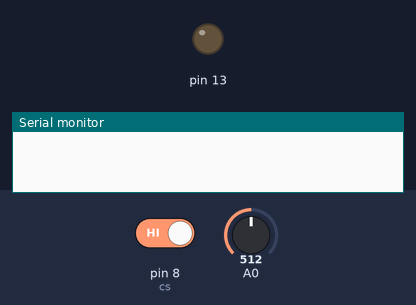
Bench run of a sketch on a simulated Arduino Uno, built with avr-gcc and run on an emulated ATmega328P. On the bench: output pins drawn as LEDs (lit = HIGH), the last lines printed to the serial monitor. The inputs (shaded band) are chosen by the test bench; at power-on: pin 8 (cs) HIGH, A0 = 512.

Above: at 1.2 s.
1.3 s: pin 8 (cs) driven LOW
At 2.3 s:
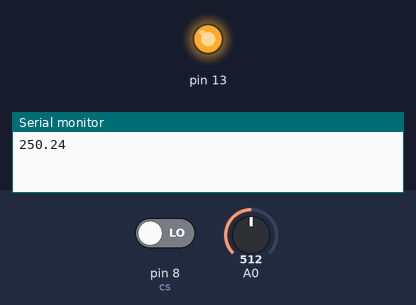
2.8 s: pin 8 (cs) driven HIGH
At 3.2 s:
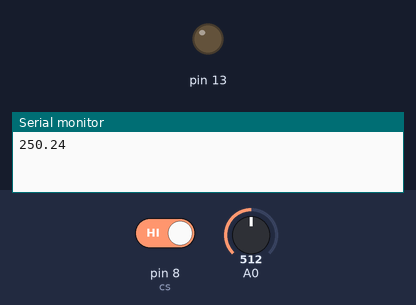
Timing chart, 0 to 5.8 s (numbered marks = the images above; inputs shaded):
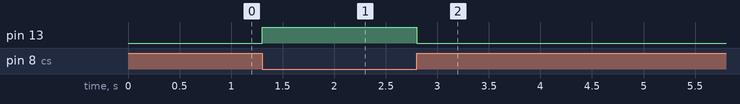

Measured:
- after the input at 1.3 s, pin 13: LOW → HIGH at once
- after the input at 2.8 s, pin 13: HIGH → LOW at once

The sketch:

testingChipSelect.ino
```cpp
int cs = 8;
const bool on = LOW, off = HIGH;
bool selState = false;

void setup() {
  // put your setup code here, to run once:
  pinMode(13, OUTPUT);
  digitalWrite(13, HIGH);

  Serial.begin(9600);
  pinMode(cs, INPUT);
  digitalWrite(13, LOW);
}

void loop() {
  // put your main code here, to run repeatedly:
  float temp = analogRead(A0) * 5.0 / 1023 * 1000.0 / 10.0;
  selState = digitalRead(cs);
//Serial.println(selState);
  if(selState == on){
    digitalWrite(13, HIGH);

    Serial.println(temp);
    while(!digitalRead(cs));

    digitalWrite(13, LOW);
  }
}
```
